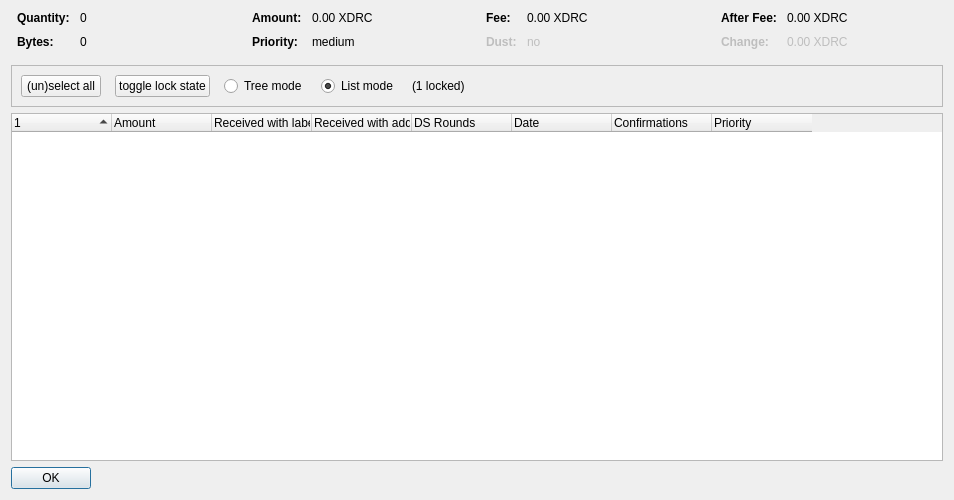
<?xml version="1.0" encoding="UTF-8"?>
<ui version="4.0">
 <class>CoinControlDialog</class>
 <widget class="QDialog" name="CoinControlDialog">
  <property name="geometry">
   <rect>
    <x>0</x>
    <y>0</y>
    <width>954</width>
    <height>500</height>
   </rect>
  </property>
  <property name="windowTitle">
   <string>Coin Selection</string>
  </property>
  <layout class="QVBoxLayout" name="verticalLayout">
   <item>
    <layout class="QHBoxLayout" name="horizontalLayoutTop" stretch="0,0,0,0">
     <property name="topMargin">
      <number>0</number>
     </property>
     <property name="bottomMargin">
      <number>10</number>
     </property>
     <item>
      <layout class="QFormLayout" name="formLayoutCoinControl1">
       <property name="horizontalSpacing">
        <number>10</number>
       </property>
       <property name="verticalSpacing">
        <number>10</number>
       </property>
       <property name="leftMargin">
        <number>6</number>
       </property>
       <property name="rightMargin">
        <number>6</number>
       </property>
       <item row="0" column="0">
        <widget class="QLabel" name="labelCoinControlQuantityText">
         <property name="font">
          <font>
           <weight>75</weight>
           <bold>true</bold>
          </font>
         </property>
         <property name="text">
          <string>Quantity:</string>
         </property>
        </widget>
       </item>
       <item row="0" column="1">
        <widget class="QLabel" name="labelCoinControlQuantity">
         <property name="cursor">
          <cursorShape>IBeamCursor</cursorShape>
         </property>
         <property name="contextMenuPolicy">
          <enum>Qt::ActionsContextMenu</enum>
         </property>
         <property name="text">
          <string notr="true">0</string>
         </property>
         <property name="textInteractionFlags">
          <set>Qt::LinksAccessibleByMouse|Qt::TextSelectableByKeyboard|Qt::TextSelectableByMouse</set>
         </property>
        </widget>
       </item>
       <item row="1" column="0">
        <widget class="QLabel" name="labelCoinControlBytesText">
         <property name="font">
          <font>
           <weight>75</weight>
           <bold>true</bold>
          </font>
         </property>
         <property name="text">
          <string>Bytes:</string>
         </property>
        </widget>
       </item>
       <item row="1" column="1">
        <widget class="QLabel" name="labelCoinControlBytes">
         <property name="cursor">
          <cursorShape>IBeamCursor</cursorShape>
         </property>
         <property name="contextMenuPolicy">
          <enum>Qt::ActionsContextMenu</enum>
         </property>
         <property name="text">
          <string notr="true">0</string>
         </property>
         <property name="textInteractionFlags">
          <set>Qt::LinksAccessibleByMouse|Qt::TextSelectableByKeyboard|Qt::TextSelectableByMouse</set>
         </property>
        </widget>
       </item>
      </layout>
     </item>
     <item>
      <layout class="QFormLayout" name="formLayoutCoinControl2">
       <property name="horizontalSpacing">
        <number>10</number>
       </property>
       <property name="verticalSpacing">
        <number>10</number>
       </property>
       <property name="leftMargin">
        <number>6</number>
       </property>
       <property name="rightMargin">
        <number>6</number>
       </property>
       <item row="0" column="0">
        <widget class="QLabel" name="labelCoinControlAmountText">
         <property name="font">
          <font>
           <weight>75</weight>
           <bold>true</bold>
          </font>
         </property>
         <property name="text">
          <string>Amount:</string>
         </property>
        </widget>
       </item>
       <item row="0" column="1">
        <widget class="QLabel" name="labelCoinControlAmount">
         <property name="cursor">
          <cursorShape>IBeamCursor</cursorShape>
         </property>
         <property name="contextMenuPolicy">
          <enum>Qt::ActionsContextMenu</enum>
         </property>
         <property name="text">
          <string notr="true">0.00 XDRC</string>
         </property>
         <property name="textInteractionFlags">
          <set>Qt::LinksAccessibleByMouse|Qt::TextSelectableByKeyboard|Qt::TextSelectableByMouse</set>
         </property>
        </widget>
       </item>
       <item row="1" column="0">
        <widget class="QLabel" name="labelCoinControlPriorityText">
         <property name="font">
          <font>
           <weight>75</weight>
           <bold>true</bold>
          </font>
         </property>
         <property name="text">
          <string>Priority:</string>
         </property>
        </widget>
       </item>
       <item row="1" column="1">
        <widget class="QLabel" name="labelCoinControlPriority">
         <property name="cursor">
          <cursorShape>IBeamCursor</cursorShape>
         </property>
         <property name="contextMenuPolicy">
          <enum>Qt::ActionsContextMenu</enum>
         </property>
         <property name="text">
          <string>medium</string>
         </property>
         <property name="textInteractionFlags">
          <set>Qt::LinksAccessibleByMouse|Qt::TextSelectableByKeyboard|Qt::TextSelectableByMouse</set>
         </property>
        </widget>
       </item>
      </layout>
     </item>
     <item>
      <layout class="QFormLayout" name="formLayoutCoinControl3">
       <property name="horizontalSpacing">
        <number>10</number>
       </property>
       <property name="verticalSpacing">
        <number>10</number>
       </property>
       <property name="leftMargin">
        <number>6</number>
       </property>
       <property name="rightMargin">
        <number>6</number>
       </property>
       <item row="0" column="0">
        <widget class="QLabel" name="labelCoinControlFeeText">
         <property name="font">
          <font>
           <weight>75</weight>
           <bold>true</bold>
          </font>
         </property>
         <property name="text">
          <string>Fee:</string>
         </property>
        </widget>
       </item>
       <item row="0" column="1">
        <widget class="QLabel" name="labelCoinControlFee">
         <property name="cursor">
          <cursorShape>IBeamCursor</cursorShape>
         </property>
         <property name="contextMenuPolicy">
          <enum>Qt::ActionsContextMenu</enum>
         </property>
         <property name="text">
          <string notr="true">0.00 XDRC</string>
         </property>
         <property name="textInteractionFlags">
          <set>Qt::LinksAccessibleByMouse|Qt::TextSelectableByKeyboard|Qt::TextSelectableByMouse</set>
         </property>
        </widget>
       </item>
       <item row="1" column="0">
        <widget class="QLabel" name="labelCoinControlLowOutputText">
         <property name="enabled">
          <bool>false</bool>
         </property>
         <property name="font">
          <font>
           <weight>75</weight>
           <bold>true</bold>
          </font>
         </property>
         <property name="text">
          <string>Dust:</string>
         </property>
        </widget>
       </item>
       <item row="1" column="1">
        <widget class="QLabel" name="labelCoinControlLowOutput">
         <property name="enabled">
          <bool>false</bool>
         </property>
         <property name="cursor">
          <cursorShape>IBeamCursor</cursorShape>
         </property>
         <property name="contextMenuPolicy">
          <enum>Qt::ActionsContextMenu</enum>
         </property>
         <property name="text">
          <string>no</string>
         </property>
         <property name="textInteractionFlags">
          <set>Qt::LinksAccessibleByMouse|Qt::TextSelectableByKeyboard|Qt::TextSelectableByMouse</set>
         </property>
        </widget>
       </item>
      </layout>
     </item>
     <item>
      <layout class="QFormLayout" name="formLayoutCoinControl4">
       <property name="horizontalSpacing">
        <number>10</number>
       </property>
       <property name="verticalSpacing">
        <number>10</number>
       </property>
       <property name="leftMargin">
        <number>6</number>
       </property>
       <property name="rightMargin">
        <number>6</number>
       </property>
       <item row="0" column="0">
        <widget class="QLabel" name="labelCoinControlAfterFeeText">
         <property name="font">
          <font>
           <weight>75</weight>
           <bold>true</bold>
          </font>
         </property>
         <property name="text">
          <string>After Fee:</string>
         </property>
        </widget>
       </item>
       <item row="0" column="1">
        <widget class="QLabel" name="labelCoinControlAfterFee">
         <property name="cursor">
          <cursorShape>IBeamCursor</cursorShape>
         </property>
         <property name="contextMenuPolicy">
          <enum>Qt::ActionsContextMenu</enum>
         </property>
         <property name="text">
          <string notr="true">0.00 XDRC</string>
         </property>
         <property name="textInteractionFlags">
          <set>Qt::LinksAccessibleByMouse|Qt::TextSelectableByKeyboard|Qt::TextSelectableByMouse</set>
         </property>
        </widget>
       </item>
       <item row="1" column="0">
        <widget class="QLabel" name="labelCoinControlChangeText">
         <property name="enabled">
          <bool>false</bool>
         </property>
         <property name="font">
          <font>
           <weight>75</weight>
           <bold>true</bold>
          </font>
         </property>
         <property name="text">
          <string>Change:</string>
         </property>
        </widget>
       </item>
       <item row="1" column="1">
        <widget class="QLabel" name="labelCoinControlChange">
         <property name="enabled">
          <bool>false</bool>
         </property>
         <property name="cursor">
          <cursorShape>IBeamCursor</cursorShape>
         </property>
         <property name="contextMenuPolicy">
          <enum>Qt::ActionsContextMenu</enum>
         </property>
         <property name="text">
          <string notr="true">0.00 XDRC</string>
         </property>
         <property name="textInteractionFlags">
          <set>Qt::LinksAccessibleByMouse|Qt::TextSelectableByKeyboard|Qt::TextSelectableByMouse</set>
         </property>
        </widget>
       </item>
      </layout>
     </item>
    </layout>
   </item>
   <item>
    <widget class="QFrame" name="frame">
     <property name="minimumSize">
      <size>
       <width>0</width>
       <height>40</height>
      </size>
     </property>
     <property name="frameShape">
      <enum>QFrame::StyledPanel</enum>
     </property>
     <property name="frameShadow">
      <enum>QFrame::Sunken</enum>
     </property>
     <layout class="QHBoxLayout" name="horizontalLayout">
      <item>
       <layout class="QHBoxLayout" name="horizontalLayoutPanel" stretch="0,0,0,0,0,0">
        <property name="spacing">
         <number>14</number>
        </property>
        <item>
         <widget class="QPushButton" name="pushButtonSelectAll">
          <property name="sizePolicy">
           <sizepolicy hsizetype="Maximum" vsizetype="Fixed">
            <horstretch>0</horstretch>
            <verstretch>0</verstretch>
           </sizepolicy>
          </property>
          <property name="text">
           <string>(un)select all</string>
          </property>
          <property name="autoDefault">
           <bool>false</bool>
          </property>
         </widget>
        </item>
        <item>
         <widget class="QPushButton" name="pushButtonToggleLock">
          <property name="sizePolicy">
           <sizepolicy hsizetype="Maximum" vsizetype="Fixed">
            <horstretch>0</horstretch>
            <verstretch>0</verstretch>
           </sizepolicy>
          </property>
          <property name="text">
           <string>toggle lock state</string>
          </property>
          <property name="autoDefault">
           <bool>false</bool>
          </property>
         </widget>
        </item>
        <item>
         <widget class="QRadioButton" name="radioTreeMode">
          <property name="sizePolicy">
           <sizepolicy hsizetype="Maximum" vsizetype="Fixed">
            <horstretch>0</horstretch>
            <verstretch>0</verstretch>
           </sizepolicy>
          </property>
          <property name="text">
           <string>Tree mode</string>
          </property>
         </widget>
        </item>
        <item>
         <widget class="QRadioButton" name="radioListMode">
          <property name="sizePolicy">
           <sizepolicy hsizetype="Maximum" vsizetype="Fixed">
            <horstretch>0</horstretch>
            <verstretch>0</verstretch>
           </sizepolicy>
          </property>
          <property name="text">
           <string>List mode</string>
          </property>
          <property name="checked">
           <bool>true</bool>
          </property>
         </widget>
        </item>
        <item>
         <widget class="QLabel" name="labelLocked">
          <property name="text">
           <string>(1 locked)</string>
          </property>
         </widget>
        </item>
        <item>
         <spacer name="horizontalSpacer">
          <property name="orientation">
           <enum>Qt::Horizontal</enum>
          </property>
          <property name="sizeHint" stdset="0">
           <size>
            <width>40</width>
            <height>20</height>
           </size>
          </property>
         </spacer>
        </item>
       </layout>
      </item>
     </layout>
    </widget>
   </item>
   <item>
    <widget class="CoinControlTreeWidget" name="treeWidget">
     <property name="contextMenuPolicy">
      <enum>Qt::CustomContextMenu</enum>
     </property>
     <property name="sortingEnabled">
      <bool>false</bool>
     </property>
     <property name="columnCount">
      <number>8</number>
     </property>
     <attribute name="headerShowSortIndicator" stdset="0">
      <bool>true</bool>
     </attribute>
     <attribute name="headerStretchLastSection">
      <bool>false</bool>
     </attribute>
     <column>
      <property name="text">
       <string/>
      </property>
     </column>
     <column>
      <property name="text">
       <string>Amount</string>
      </property>
     </column>
     <column>
      <property name="text">
       <string>Received with label</string>
      </property>
     </column>
     <column>
      <property name="text">
       <string>Received with address</string>
      </property>
     </column>
     <column>
      <property name="text">
       <string>DS Rounds</string>
      </property>
     </column>
     <column>
      <property name="text">
       <string>Date</string>
      </property>
     </column>
     <column>
      <property name="text">
       <string>Confirmations</string>
      </property>
      <property name="toolTip">
       <string>Confirmed</string>
      </property>
     </column>
     <column>
      <property name="text">
       <string>Priority</string>
      </property>
     </column>
    </widget>
   </item>
   <item>
    <widget class="QDialogButtonBox" name="buttonBox">
     <property name="sizePolicy">
      <sizepolicy hsizetype="Maximum" vsizetype="Fixed">
       <horstretch>0</horstretch>
       <verstretch>0</verstretch>
      </sizepolicy>
     </property>
     <property name="orientation">
      <enum>Qt::Horizontal</enum>
     </property>
     <property name="standardButtons">
      <set>QDialogButtonBox::Ok</set>
     </property>
    </widget>
   </item>
  </layout>
 </widget>
 <customwidgets>
  <customwidget>
   <class>CoinControlTreeWidget</class>
   <extends>QTreeWidget</extends>
   <header>coincontroltreewidget.h</header>
  </customwidget>
 </customwidgets>
 <resources/>
 <connections/>
</ui>
